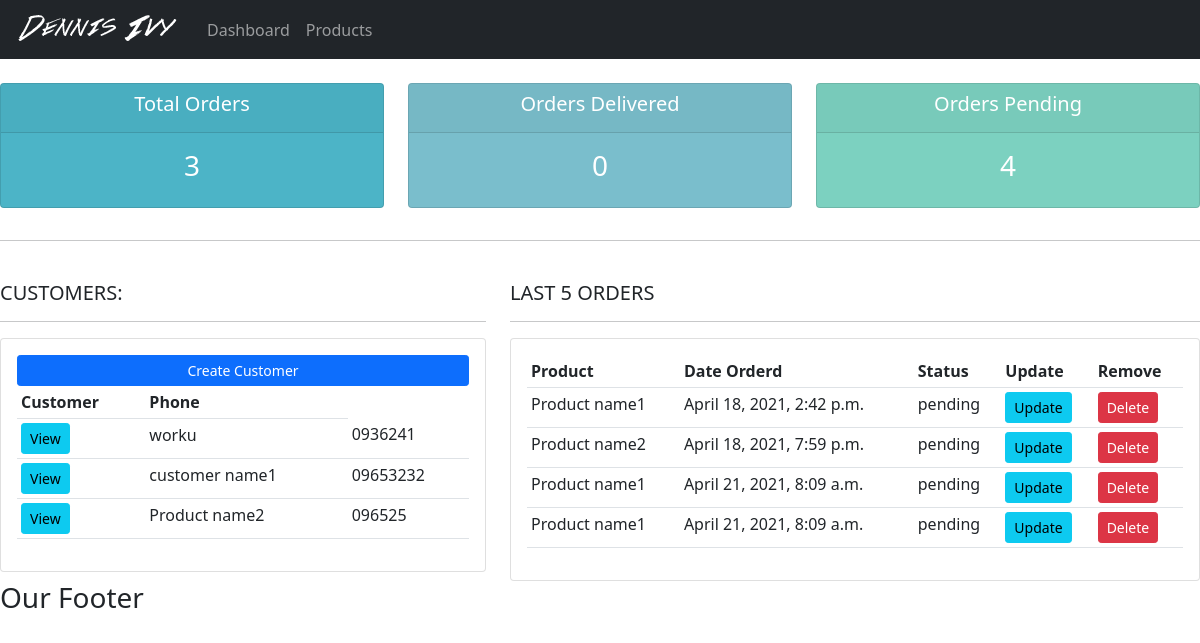
The page / on the database its author committed.
### accounts/models.py (models this page shows, shortened)
class Customer(models.Model):
    name = models.CharField(max_length= 200, null=True)
    Phone = models.CharField(max_length= 200, null=True)
    email = models.CharField(max_length= 200, null=True)
    date_created = models.DateField( auto_now_add=  True, null=True)

class Order(models.Model):
    STATUS =(('pending','pending'),
    ('Out For Delivery','Out For Delivery'),
    ('Delivered','Delivered'),
    )
    customer=models.ForeignKey(Customer, null=True, on_delete= models.SET_NULL )
    product =models.ForeignKey(Product, null=True, on_delete= models.SET_NULL )
    date_created = models.DateTimeField(auto_now_add=True)
    status = models.CharField(max_length=200, choices=STATUS)
    note = models.CharField(max_length=2000, null=True)

class Product(models.Model):
    CATE = (('Indoor','Indoor'),
    ('Out Door','Out Door')
    ,)
    name = models.CharField(max_length=200,  null=True)
    price =models.CharField(max_length=200,  null=True)
    category = models.CharField(max_length=200, choices=CATE)
    Description = models.CharField(max_length=200, null=True, blank=True )
    date_created = models.DateTimeField(auto_now_add=True, null=True)
    tags = models.ManyToManyField(Tag)
    def __str__(self):
        return self.name

### accounts/views.py (the view)
# urls.py: path('', views.home , name ='home'),
def home(request):
    customer = Customer.objects.all()
    orders = Order.objects.all()
    total_order = customer.count()
    total_pending =orders.filter(status = 'pending').count()
    total_deliver =Order.objects.filter(status = 'Out For Delivery').count()
    context ={'customer': customer , 'orders': orders , 'total_deliver': total_deliver ,'total_pending' :total_pending, 'total_order': total_order}
    return render(request,'accounts/dashboard.html', context)

### accounts/templates/accounts/dashboard.html
{%  extends 'accounts/main.html' %}
{% block content %}
<br>
<div class="row">
	<div class="col-md-5">
		<h5>CUSTOMERS:</h5>
		<hr>
		<div class="card card-body">
			<a class="btn btn-primary  btn-sm btn-block" href="">Create Customer</a>
			<table class="table table-sm">
				<tr>
					<th>Customer</th>
					<th>Phone</th>
				</tr>
				{% for i in customer %}
				   <tr>
					   <td><a class="btn btn-sm btn-info" href="{%url 'customer' i.id %}">View</a></td>
					   <td>
						   {{i.name}}
					   </td>
					   <td>
						{{i.Phone}}
					  </td>
				   </tr>
				{%endfor%}
			</table>
		</div>
	</div>
	<div class="col-md-7">
		<h5>LAST 5 ORDERS</h5>
		<hr>
		<div class="card card-body">
			<table class="table table-sm">
				<tr>
					<th>Product</th>
					<th>Date Orderd</th>
					<th>Status</th>
					<th>Update</th>
					<th>Remove</th>
				</tr>
				{% for i in orders %}
				<tr>
					<td>{{i.product}}</td>
					<td>{{i.date_created}}</td>
					<td>{{i.status}}</td>
					<td><a class="btn btn-sm btn-info" href="{% url 'update_order' i.id %} ">Update</a></td>
					<td><a class="btn btn-sm btn-danger" href="{%url 'delete_order' i.id%}">Delete</a></td>
				</tr>
				{%endfor%}
			</table>
		</div>
	</div>
</div>
{% endblock %}

### accounts/templates/accounts/main.html (shortened to what this page needs)
{% load static %}
<!DOCTYPE html>
<html>
    <head>
        <link rel="stylesheet" href="{% static '/css/main.css' %}">
        <link href="https://cdn.jsdelivr.net/npm/bootstrap@5.0.0-beta3/dist/css/bootstrap.min.css" rel="stylesheet">
    </head>
    <body>
        {%include 'accounts/navbar.html'%}
        {%include 'accounts/status.html'%}
        <hr>
        {%block content %}{%endblock%}
        <h3>
            Our Footer
        </h3>
    </body>
</html>

### accounts/templates/accounts/navbar.html (shortened to what this page needs)
{% load static %}
<nav class="navbar navbar-expand-lg navbar-dark bg-dark">
  <img src="{% static "/images/logo.png/" %}" alt="">
    <div class="collapse navbar-collapse" id="navbarNav">
      <ul class="navbar-nav">
        <li class="nav-item active">
          <a class="nav-link" href="{%url 'home'%}">Dashboard</a>
        </li>
        <li class="nav-item">
          <a class="nav-link" href="{%url 'Product' %}">Products</a>
        </li>
      </ul>
    </div>
  </nav>

### accounts/templates/accounts/status.html
<br>
<div class="row">
	<div class="col">
		<div class="col-md">
			<div class="card text-center text-white  mb-3" id="total-orders">
			  	<div class="card-header">
			  		<h5 class="card-title">Total Orders</h5>
			  	</div>
			  	<div class="card-body">
			    	<h3 class="card-title">{{total_order}}</h3>
			  	</div>
			</div>
		</div>
	</div>
	<div class="col">
		<div class="col-md">
			<div class="card text-center text-white  mb-3" id="orders-delivered">
			  	<div class="card-header">
			  		<h5 class="card-title">Orders Delivered</h5>
			  	</div>
			  	<div class="card-body">
			    	<h3 class="card-title">{{total_deliver}}</h3>
			  	</div>
			</div>
		</div>
	</div>
	<div class="col">
		<div class="col-md">
			<div class="card text-center text-white  mb-3" id="orders-pending">
			  	<div class="card-header">
			  		<h5 class="card-title">Orders Pending</h5>
			  	</div>
			  	<div class="card-body">
			    	<h3 class="card-title">{{total_pending}}</h3>
			  	</div>
			</div>
		</div>
	</div>
</div>

### accounts/static/css/main.css (style rules this page uses)
body { background-color: #ebeff5; }
#total-orders { background-color: #4cb4c7; }
#orders-delivered { background-color: #7abecc; }
#orders-pending { background-color: #7CD1C0; }

### rows shown on the page
Customer: name "worku", Phone "0936241"
Customer: name "customer name1", Phone "09653232"
Customer: name "Product name2", Phone "096525"
Order: product "Product name1", date_created "April 18, 2021, 2:42 p.m.", status "pending"
Order: product "Product name2", date_created "April 18, 2021, 7:59 p.m.", status "pending"
Order: product "Product name1", date_created "April 21, 2021, 8:09 a.m.", status "pending"
Order: product "Product name1", date_created "April 21, 2021, 8:09 a.m.", status "pending"

### other values the page prints
{{ total_order }} "3"
{{ total_deliver }} "0"
{{ total_pending }} "4"
